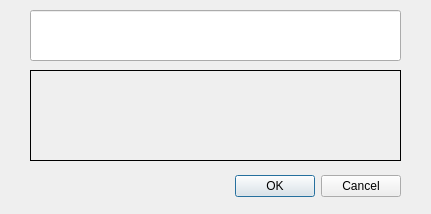
<?xml version="1.0" encoding="UTF-8"?>
<ui version="4.0">
 <class>Dialog</class>
 <widget class="QDialog" name="Dialog">
  <property name="geometry">
   <rect>
    <x>0</x>
    <y>0</y>
    <width>431</width>
    <height>214</height>
   </rect>
  </property>
  <property name="windowTitle">
   <string>Dialog</string>
  </property>
  <widget class="QDialogButtonBox" name="buttonBox">
   <property name="geometry">
    <rect>
     <x>60</x>
     <y>170</y>
     <width>341</width>
     <height>32</height>
    </rect>
   </property>
   <property name="orientation">
    <enum>Qt::Horizontal</enum>
   </property>
   <property name="standardButtons">
    <set>QDialogButtonBox::Cancel|QDialogButtonBox::Ok</set>
   </property>
  </widget>
  <widget class="QLineEdit" name="lineEdit">
   <property name="geometry">
    <rect>
     <x>30</x>
     <y>10</y>
     <width>371</width>
     <height>51</height>
    </rect>
   </property>
   <property name="font">
    <font>
     <family>D2Coding</family>
     <pointsize>16</pointsize>
     <weight>75</weight>
     <bold>true</bold>
    </font>
   </property>
  </widget>
  <widget class="QLabel" name="label">
   <property name="geometry">
    <rect>
     <x>30</x>
     <y>70</y>
     <width>371</width>
     <height>91</height>
    </rect>
   </property>
   <property name="font">
    <font>
     <family>D2Coding</family>
     <pointsize>16</pointsize>
     <weight>75</weight>
     <bold>true</bold>
    </font>
   </property>
   <property name="frameShape">
    <enum>QFrame::Box</enum>
   </property>
   <property name="text">
    <string/>
   </property>
  </widget>
 </widget>
 <resources/>
 <connections>
  <connection>
   <sender>buttonBox</sender>
   <signal>accepted()</signal>
   <receiver>Dialog</receiver>
   <slot>accept()</slot>
   <hints>
    <hint type="sourcelabel">
     <x>248</x>
     <y>254</y>
    </hint>
    <hint type="destinationlabel">
     <x>157</x>
     <y>274</y>
    </hint>
   </hints>
  </connection>
  <connection>
   <sender>buttonBox</sender>
   <signal>rejected()</signal>
   <receiver>Dialog</receiver>
   <slot>reject()</slot>
   <hints>
    <hint type="sourcelabel">
     <x>316</x>
     <y>260</y>
    </hint>
    <hint type="destinationlabel">
     <x>286</x>
     <y>274</y>
    </hint>
   </hints>
  </connection>
 </connections>
</ui>
